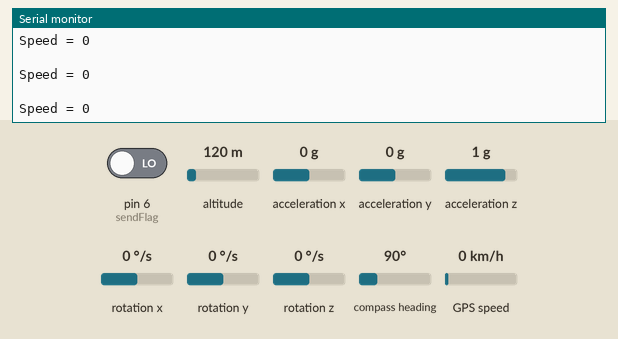
Recording of a sketch running on a simulated Arduino Uno, built with avr-gcc and run on an emulated ATmega328P. Shown: the last lines printed to the serial monitor. Inputs (shaded band) come from the test bench; at power-on: acceleration x 0 g, pin 6 (sendFlag) LOW, acceleration y 0 g, acceleration z 1 g, altitude 120 m, rotation x 0 °/s, rotation y 0 °/s, rotation z 0 °/s, compass heading 90°, GPS speed 0 km/h. The GPS gets a fix after 3 s at 37.7749, -122.4194 with 8 satellites.

Above: at 1.4 s.
1.5 s: acceleration x set to -1.4 g
At 2.7 s:
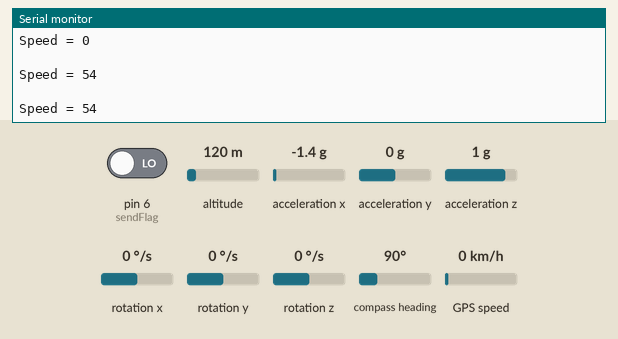
3.0 s: pin 6 (sendFlag) driven HIGH
At 3.8 s:
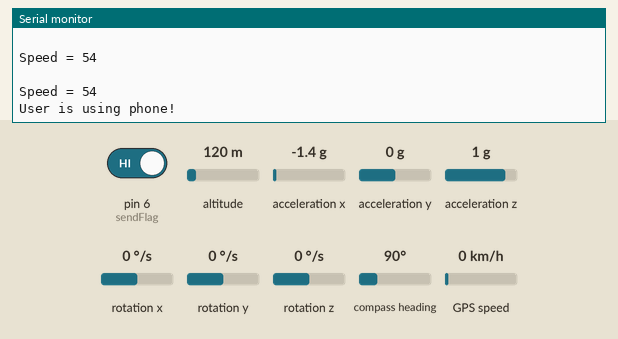
5.3 s: acceleration y set to -1.4 g
At 5.8 s:
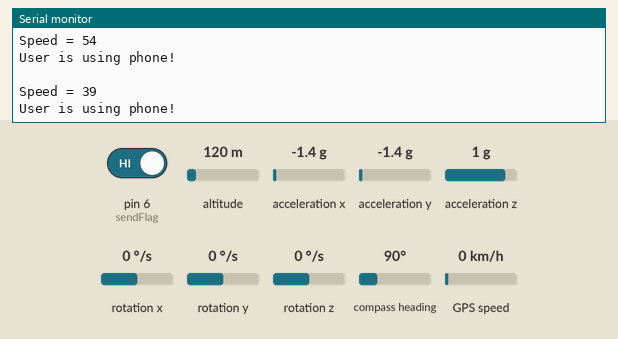
6.8 s: acceleration z set to -1.4 g
At 7.29 s:
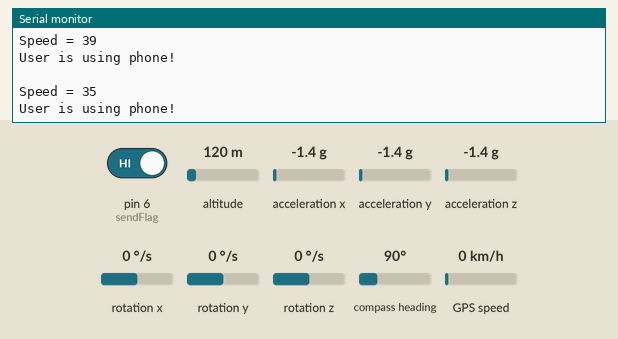
Timing chart, 0 to 9.3 s (numbered marks = the images above; inputs shaded):
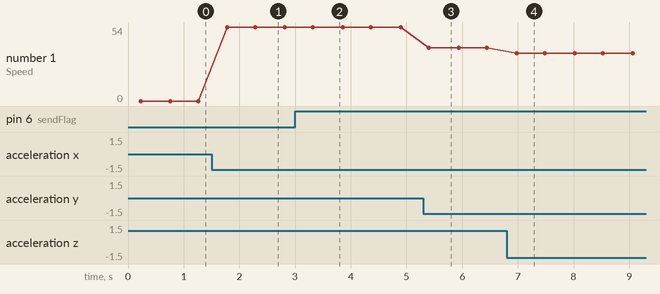

Measured:
- after the input at 1.5 s, the serial monitor: prints a new line after 0.28 s (image 1)
- after the input at 3.0 s, the serial monitor: prints a new line after 0.35 s (image 2)
- after the input at 5.3 s, the serial monitor: prints a new line after 0.10 s (image 3)
- after the input at 6.8 s, the serial monitor: prints a new line after 0.18 s (image 4)
- plotted number 1: 0 → 54 after the input at 1.5 s, 54 → 39 after the input at 5.3 s, 39 → 35 after the input at 6.8 s

The sketch:

test.ino
```cpp
#include <SoftwareSerial.h>
#include <TinyGPS.h>
#include <Wire.h>
#include <MPU6050.h>
#include <elapsedMillis.h>
elapsedMillis timeElapsed;
MPU6050 mpu;


SoftwareSerial mySerial(5, 4); // rx,tx
SoftwareSerial gpsSerial(3,2); // rx,tx
TinyGPS gps; // create gps object
const int sendFlag = 6;

float lat = 28.5458,lon = 77.1703; // create variable for latitude and longitude object
bool bug = false;
const int interval = 20000;

void setup()
{
  mySerial.begin(9600);   // Setting the baud rate of GSM Module
  gpsSerial.begin(9600);
  Serial.begin(9600);    // Setting the baud rate of Serial Monitor (Arduino)
  pinMode(sendFlag,INPUT);
  Serial.println("Initialize MPU6050");

  while(!mpu.begin(MPU6050_SCALE_2000DPS, MPU6050_RANGE_2G))
  {
    Serial.println("Could not find a valid MPU6050 sensor, check wiring!");
    delay(500);
  }

  // If you want, you can set accelerometer offsets
  // mpu.setAccelOffsetX();
  // mpu.setAccelOffsetY();
  // mpu.setAccelOffsetZ();

  checkSettings();
  timeElapsed = 0;
  delay(100);
}

void checkSettings()
{
  Serial.println();

  Serial.print(" * Sleep Mode:            ");
  Serial.println(mpu.getSleepEnabled() ? "Enabled" : "Disabled");

  Serial.print(" * Clock Source:          ");
  switch(mpu.getClockSource())
  {
    case MPU6050_CLOCK_KEEP_RESET:     Serial.println("Stops the clock and keeps the timing generator in reset"); break;
    case MPU6050_CLOCK_EXTERNAL_19MHZ: Serial.println("PLL with external 19.2MHz reference"); break;
    case MPU6050_CLOCK_EXTERNAL_32KHZ: Serial.println("PLL with external 32.768kHz reference"); break;
    case MPU6050_CLOCK_PLL_ZGYRO:      Serial.println("PLL with Z axis gyroscope reference"); break;
    case MPU6050_CLOCK_PLL_YGYRO:      Serial.println("PLL with Y axis gyroscope reference"); break;
    case MPU6050_CLOCK_PLL_XGYRO:      Serial.println("PLL with X axis gyroscope reference"); break;
    case MPU6050_CLOCK_INTERNAL_8MHZ:  Serial.println("Internal 8MHz oscillator"); break;
  }

  Serial.print(" * Accelerometer:         ");
  switch(mpu.getRange())
  {
    case MPU6050_RANGE_16G:            Serial.println("+/- 16 g"); break;
    case MPU6050_RANGE_8G:             Serial.println("+/- 8 g"); break;
    case MPU6050_RANGE_4G:             Serial.println("+/- 4 g"); break;
    case MPU6050_RANGE_2G:             Serial.println("+/- 2 g"); break;
  }

  Serial.print(" * Accelerometer offsets: ");
  Serial.print(mpu.getAccelOffsetX());
  Serial.print(" / ");
  Serial.print(mpu.getAccelOffsetY());
  Serial.print(" / ");
  Serial.println(mpu.getAccelOffsetZ());

  Serial.println();
}

void loop(){
    Vector rawAccel = mpu.readRawAccel();
    Vector normAccel = mpu.readNormalizeAccel();
    int pitch = -(atan2(normAccel.XAxis, sqrt(normAccel.YAxis*normAccel.YAxis + normAccel.ZAxis*normAccel.ZAxis))*180.0)/M_PI;
    int roll = (atan2(normAccel.YAxis, normAccel.ZAxis)*180.0)/M_PI;
    Serial.print(" \nSpeed = ");
    Serial.println(pitch);
    //Serial.print(" Roll = ");
    //Serial.println(roll);

    while(gpsSerial.available()){ // check for gps data
      if(gps.encode(gpsSerial.read()))// encode gps data
        {
          gps.f_get_position(&lat,&lon); // get latitude and longitude
        }
    }
  //String latitude1 = String(lat,6);
  //String longitude1 = String(lon,6);
  //Serial.println(latitude1+";"+longitude1);

    bug = digitalRead(sendFlag);

    if (bug==true && pitch*3 >= 25){

      Serial.println("User is using phone!");
      if (timeElapsed > interval){
         timeElapsed = 0;
         Serial.println("Message Sent!");
         SendMessage();
      }
    }

    if (mySerial.available()>0){
      Serial.write(mySerial.read());
      delay(500);

    }
    delay(500);
}

 void SendMessage()
{
  Serial.println("Sending message to host!");
  mySerial.println("AT+CMGF=1");    //Sets the GSM Module in Text Mode
  delay(1000);  // Delay of 1000 milli seconds or 1 second
  mySerial.println("AT+CMGS=\"+919403148265\"\r");
  delay(1000);
  String latitude = String(lat,6);
  String longitude = String(lon,6);
  Serial.println(latitude+";"+longitude);
  mySerial.println("Using Mobile while Driving. GPS Coordinates : "+latitude+","+longitude);
  delay(100);
  mySerial.println((char)26); // ASCII code of CTRL+Z
  delay(30000);
}


 void RecieveMessage()
{
  mySerial.println("AT+CNMI=2,2,0,0,0"); // AT Command to receive a live SMS
  delay(1000);
 }
```
